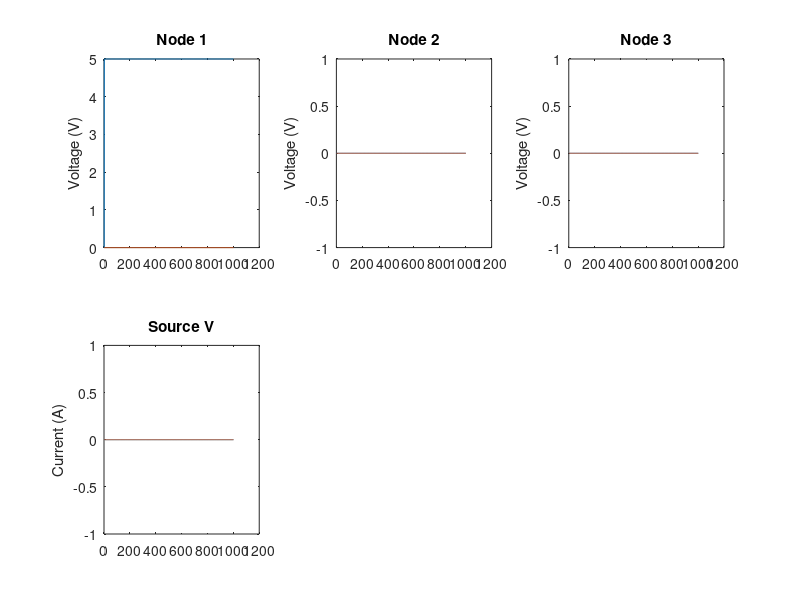

The MATLAB source for this figure:
%N2Sim Netlist Reading Circuit Simulator
%Names 		 						Syntax
%  Voltage source								V# In Out Magnitude		(will repeat if this is a matrix)
%  Resistor										R# In Out Magnitude
%  Capacitor									C# In Out Magnitude
%  inductors									L# In Out Magnitude
%  Voltage Controlled and Delayed Source		D# In Out ControlIn ControlOut Alpha Delaytime
%  Voltage Controlled Voltage Source			E# In Out ControlIn ControlOut Alpha
%  Optical Coupler								X# In Out In 		Out 	   CouplingCoeff
%  Phase Shift									P# In Out Alpha		Phi		   Delay
%  Fiber or Waveguide							F# In Out Length    Beta1      N     Loss
%  Splitter                                     S# In Out Out
%  Joiner                                       J# In In  Out
%		input variables 					  name p1 p2  p3		p4	p5      p6 	     p7		p8			p9
%  Bidirectional Fiber or Waveguide				B# In In  Out       Out	Length  Beta1A   NA    LossA	  Beta1B
%														  	p10			p11	  p12
%												   		  	NB 			LossB Sigma

clear variables;
% todo: adjust timesteps and deltat based on something other than random numbers
timesteps = 1000; %how long to simulate for
deltat=0.000002; % time in seconds for time step
thresh=0.01; %accuracy of newton-rhapson loops for NLVCVs

%read in netlist here
try
    [name, p1, p2, p3, p4, p5, p6, p7, p8, p9, p10, p11, p12] = textread('netlist.txt',' %s %s %s %s %s %s %s %s %s %s %s %s %s');
catch
    fprintf('netlist.txt not found');
    return
end
for n=1:size(name); p1{n}=str2num(p1{n}); p2{n}=str2num(p2{n}); end
%could just read in ints, but this keeps indexing consistent (otherwise matlab turns these into [])

%preallocate matrices (we'll sparse them later)
nnodes=max(max([ cell2mat(p1) cell2mat(p2) ])); capmat = zeros(nnodes); condmat = zeros(nnodes);

nirow = 0; %current row counter for voltage sources, to keep track from one component to the next
vlist=[]; rlist=[]; clist=[]; llist=[]; dlist=[]; elist=[]; xlist=[];
plist=[]; flist=[]; fdt=[]; slist=[]; jlist=[];
%make lists to keep track of which components exist where, will be useful for components needing extra-matrix math

%add all our components
for j=1:length(name)
    switch(name{j}(1)) %checks first character of name (handles non-unique names fine)
        case 'V'
            nirow=nirow+1; %add a current row for each component that needs one.
            vlist=[vlist [j;nirow]];
            %appends location of components in netlist, and their assoscated current row for later use
            Inames(nirow,:)=name{j}; %name for graphing later
            p3{j}=str2num(p3{j}); %needs to be a number (or matrix of)
            if p1{j}~=0; condmat(nnodes+nirow,p1{j}) = -1; end
            if p2{j}~=0
                condmat(nnodes+nirow,p2{j}) = 1;
                condmat(p2{j},nnodes+nirow) = 1;
            end
            for t=1:timesteps
                tmp=mod(t,size(p3{j},2));
                source(nnodes+nirow,t)=p3{j}(tmp+1);
            end
        case 'E'
            nirow=nirow+1;
            elist=[elist j;nirow];
            Inames(nirow,:)=name{j}; %name for graphing later
            p5{j}=str2num(p5{j});
            if p1{j}~=0; condmat(p1{j},nnodes+nirow)=1; end
            if p2{j}~=0
                condmat(p2{j},nnodes+nirow)=1;
                condmat(nnodes+nirow,p2{j})=1;
            end
        case 'D'
            nirow=nirow+1;
            dlist=[dlist [j;nirow]];
            Inames(nirow,:)=name{j};
            p5{j}=str2num(p5{j});
            p6{j}=str2num(p6{j});
            if p1{j}~=0; condmat(nnodes+nirow,p1{j})=-1; end
            if p2{j}~=0
                condmat(nnodes+nirow,p2{j})=1;
                condmat(nnodes+nirow,p2{j})=1;
            end
            p3{j}=str2num(p3{j});
        case 'P'
            nirow=nirow+1;
            p5{j}=str2num(p5{j});
            p3{j}=str2num(p3{j});
            plist=[plist [j; nirow]];
            Inames(nirow,:)=name{j};
            if p2{j}~=0
                condmat(nnodes+nirow,p2{j})=1;
                condmat(p2{j},nnodes+nirow)=1;
            end
        case 'X'
            nirow=nirow+1;
            xlist=[xlist [j]];
            Inames(nirow,:)=name{j};
            p5{j}=str2num(p5{j});
            p4{j}=str2num(p4{j});
            p3{j}=str2num(p3{j});
            %first current row
            if p1{j}~=0 && p2{j}~=0
                condmat(nnodes+nirow,p1{j})=sqrt(1-p5{j});
            end
            if p2{j}~=0 && p3{j} ~=0
                condmat(nnodes+nirow,p3{j})=sqrt(p5{j});
            end
            condmat(nnodes+nirow,p2{j})=-1;
            condmat(p2{j},nnodes+nirow)=1;
            %for second current row
            nirow=nirow+1;
            condmat(p4{j},p4{j})=-1;
            if p1{j}~=0 && p4{j}~=0
                condmat(nnodes+nirow,p1{j})=sqrt(p5{j});
            end
            
            if p2{j}~=0 && p4{j} ~=0
                condmat(nnodes+nirow,p2{j})=sqrt(1-p5{j});
            end
            condmat(nnodes+nirow,p4{j})=-1;
            condmat(p4{j},nnodes+nirow)=1;
        case 'S'
            slist=[slist j];
            nirow=nirow+1;
            p3{j}=str2num(p3{j});
            Inames(nirow,:)=name{j};
            condmat(nnodes+nirow,p1{j})=0.5;
            condmat(nnodes+nirow,p2{j})=-1/sqrt(2);
            condmat(p2{j},nnodes+nirow)=1;
            
            nirow=nirow+1;
            condmat(nnodes+nirow,p1{j})=0.5;
            condmat(nnodes+nirow,p3{j})=-1/sqrt(2);
            condmat(p3{j},nnodes+nirow)=1;
            
        case 'J'
            nirow=nirow+1;
            Inames(nirow,:)=name{j};
            jlist=[jlist [j;nirow]];
            p3{j}=str2num(p3{j});
            condmat(nnodes+nirow,p1{j})=-sqrt(2);
            condmat(nnodes+nirow,p2{j})=-sqrt(2);
            condmat(nnodes+nirow,p3{j})=2;
            condmat(p3{j},nnodes+nirow)=1;
        case 'R'
            rlist=[rlist j];
            p3{j}=str2num(p3{j});
            if p1{j}~=0
                condmat(p1{j},p1{j})=condmat(p1{j},p1{j}) + 1/p3{j};
            end
            if p2{j}~=0
                condmat(p2{j},p2{j})=condmat(p2{j},p2{j}) + 1/p3{j};
            end
            if p1{j}~=0 && p2{j}~=0
                condmat(p1{j},p2{j})=condmat(p1{j},p2{j}) - 1/p3{j};
                condmat(p2{j},p1{j})=condmat(p2{j},p1{j}) - 1/p3{j};
            end
        case 'C'
            clist=[clist j];
            p3{j}=str2num(p3{j});
            if p1{j}~=0
                capmat(p1{j},p1{j})=capmat(p1{j},p1{j}) + p3{j};
            end
            if p2{j}~=0
                capmat(p2{j},p2{j})=capmat(p2{j},p2{j}) + p3{j};
            end
            if p1{j}~=0 && p2{j}~=0
                capmat(p1{j},p2{j})=capmat(p1{j},p2{j}) - p3{j};
                capmat(p2{j},p1{j})=capmat(p2{j},p1{j}) - p3{j};
            end
        case 'L'
            p3{j}=str2num(p3{j});
            nirow=nirow+1;
            llist=[llist j;nirow];
            Inames(nirow,:)=name{j};
            if p1{j}~=0;
                condmat(nnodes+nirow,p1{j}) = -1;
                condmat(p1{j},nnodes+nirow) = 1;
            end
            if p2{j}~=0;
                condmat(p2{j},nnodes+nirow) = -1;
                condmat(nnodes+nirow,p2{j}) = 1;
            end
            
            capmat(nnodes+nirow,nnodes+nirow)=p3{j};
        case 'F'
            nirow=nirow+1;
            flist=[flist [j; nirow]];
            Inames(nirow,:)=name{j};
            p3{j}=str2num(p3{j});
            p4{j}=str2num(p4{j});
            p5{j}=str2num(p5{j});
            p6{j}=str2num(p6{j});
            fiber{j} = fdfiber(p3{j},p4{j},p5{j},p6{j});
            if p2{j}~=0
                condmat(nnodes+nirow,p2{j})=1;
                condmat(p2{j},nnodes+nirow)=1;
            end
            fiber{j}.plotting=0;
            fdt = [fdt fiber{j}.deltat];
        case 'B'
            p3{j}=str2num(p3{j});
            p4{j}=str2num(p4{j});
            p5{j}=str2num(p5{j});
            p6{j}=str2num(p6{j});
            p7{j}=str2num(p7{j});
            p8{j}=str2num(p8{j});
            p9{j}=str2num(p9{j});
            p10{j}=str2num(p10{j});
            p11{j}=str2num(p11{j});
            p12{j}=str2num(p12{j});
            
            
            
            nirow=nirow+1;
            flist=[flist [j; nirow]];
            Inames(nirow,:)=name{j};
            
            fiber{j} = bfib4(p5{j},p6{j},p7{j},p8{j},p9{j},p10{j},p11{j},p12{j});
            if p4{j}~=0
                condmat(nnodes+nirow,p4{j})=1;
                condmat(p4{j},nnodes+nirow)=1;
            end
            
            
            nirow=nirow+1;
            if p3{j}~=0
                condmat(nnodes+nirow,p3{j})=1;
                condmat(p3{j},nnodes+nirow)=1;
            end
            
            fiber{j}.sigma=p7{j};
            fiber{j}.plotting= 1;
            fdt = [fdt fiber{j}.deltat];
    end
end

condmat=[condmat zeros(size(condmat,1),nnodes+nirow-size(condmat,2));
    zeros(nnodes+nirow-size(condmat,1),size(condmat,1))...
    zeros(nnodes+nirow-size(condmat,2),nnodes+nirow-size(condmat,1)) ];
%now having added lines to condmat, we need to make capmat the same size. source sometimes too
capmat=[capmat 						zeros(size(capmat,1),size(condmat,2)-size(capmat,2));...
    zeros(size(condmat,1)-size(capmat,1),size(capmat,2))	zeros(size(condmat,1)-size(capmat,1))	];

%that done, define our matrices for actual math using LU decomp.
[LL,LU,LP]=lu(sparse(capmat)+deltat*sparse(condmat)); %leaves cap&cond in full form for analysis
%but completes the LU facotrization for speed
%pre-allocations
matsize=size(condmat,1);
source=[source; zeros(nnodes+nirow-size(source,1),size(source,2))];


nlvsource = zeros(matsize,1);
nlvsource_old = zeros(matsize,1);
voltage = zeros(matsize,timesteps);

for t=1:timesteps
    d_nlvs=inf*ones(matsize,1); %start with infinite derivative to prevent premature loop exit
    while(max(d_nlvs))>thresh
        for nn=1:size(dlist,2) %for each memory delay
            j=dlist(1,nn); %grab the row that the delay component is in
            if t>p6{j} %if time is > than delay
                vdrop=0; %so vdrop is accurate when p4{j}==0
                if p4{j}~=0; vdrop=-voltage(p4{j},t-p6{j}); end
                if p5{j}~=0; vdrop= vdrop + voltage(p5{j},t-p6{j}); end
                source(nnodes+dlist(2,nn),t)= p5{j}*vdrop;
                %TODO: support nonlinear here also, depreciate either E or D component
            end
        end
        for nn=1:size(plist,2)
            j=plist(1,nn);
            if t>p5{j}
                source(nnodes+plist(2,nn),t)=voltage(p1{j},t-p5{j})*exp(-1i*eval(p4{j}))*exp(-0.5*p3{j});
            end
        end
        
        for nn=1:size(flist,2) %for optical fiber
            j=flist(1,nn); %call the object relevant to the fiber, drop output in voltage source vector
            fiber{j}=fiber{j}.simulateFiber(voltage(p1{j},t),voltage(p2{j},t),t,(t-1),deltat);
            source(nnodes+flist(2,nn),t)=fiber{j}.Vouta;
            try    
            source(nnodes+flist(2,nn)+1,t)=fiber{j}.Voutb;
            catch
            end
            
        end
        
        voltage(:,t+1)= LU\(LL\LP*(capmat*voltage(:,t)+(source(:,t)+nlvsource)*deltat)); %MATH!
        % recalculate nonlinear voltage courses
        %(at t>1 the above calc uses previous steps vopltages as first guess)
        for nn=1:size(elist,2)
            vdrop=0; %same as in D-component
            if p3{j}~=0; vdrop = vdrop - voltage(p3{j},t+1); end
            if p4{j}~=0; vdrop = vdrop + voltage(p4{j},t+1); end
            try
            nlvsource(nnodes+dlist(2,nn))=eval(p5{j}); %runs user-supplied command
            catch
                error('Nonlinear voltage source relation is invalid')
            end
        end
        d_nlvs= (nlvsource - nlvsource_old); %calculate change, to compare against accuracy threshhold
        nlvsource_old=nlvsource; %set current to old for next round's comparison
    end
end

figure; %plot the results
for n=1:(nnodes+nirow)
    if n<=nnodes
        subplot(2,max(nnodes,nirow),n)
        plot(1:timesteps+1,real(voltage(n,:)),1:timesteps+1,imag(voltage(n,:)));
        title(['Node ' num2str(n)]);
        ylabel('Voltage (V)');
    else
        subplot(2,max(nnodes,nirow),n)
        plot(1:timesteps+1,-real(voltage(n,:)),1:timesteps+1,-imag(voltage(n,:)));
        title(['Source ' Inames(n-nnodes)]);
        ylabel('Current (A)');
    end
end
return
